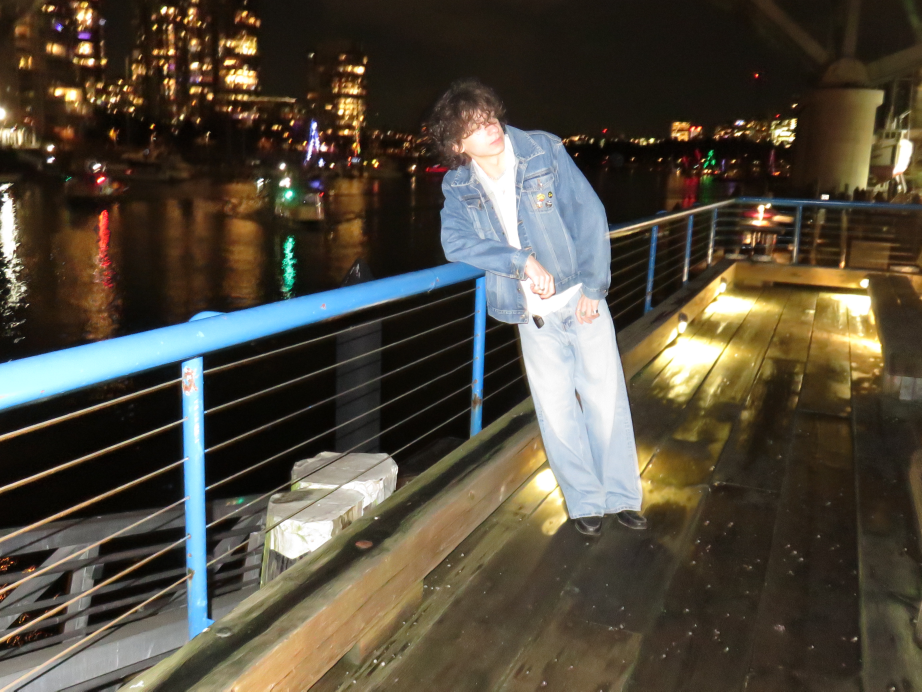
#> input picture samples/sample1.JPG, 4608 x 3456 px (shown at 1/5 size)
$ python fitpicify.py samples/sample1.JPG out.png
#> lines starting #> are read from the running program, lines starting #| are printed output that depends on the picture
import cv2
import numpy as np
from PIL import Image, ImageEnhance
import argparse
import os

"""adjusts exposure using a lookup table and a power function by the factor of 1.3"""
def adjust_exposure(image, factor = 1.3):
    table = np.array([(i / 255.0) ** factor * 255 for i in range(256)]).astype("uint8")
    return cv2.LUT(image, table)

"""adjusts brightness using the ImageEnhance module by the factor of 0.7"""
def adjust_brightness(image, factor=0.7):
    pil_image = Image.fromarray(cv2.cvtColor(image, cv2.COLOR_BGR2RGB))
    enhancer = ImageEnhance.Brightness(pil_image)
    enhanced = enhancer.enhance(factor)
    return cv2.cvtColor(np.array(enhanced), cv2.COLOR_RGB2BGR)

"""dynamically adjusts temperature over the kelvin table by default kelvin of 6500"""
def adjust_temperature(image, kelvin=6500):
    kelvin_table = {
        1000: (255, 56, 0), 2000: (255, 138, 18), 3000: (255, 180, 107),
        4000: (255, 209, 163), 5000: (255, 228, 206), 6500: (255, 249, 253),
        7500: (245, 243, 255), 10000: (235, 235, 255)
    }
    r, g, b = kelvin_table.get(kelvin, kelvin_table[6500])
    balance = np.array([b / 255.0, g / 255.0, r / 255.0])
    return np.clip(image * balance, 0, 255).astype(np.uint8)

"""adjusts contrast using the ImageEnhance module by the factor of 1.5"""
def adjust_contrast(image, factor=1.5):
    pil_image = Image.fromarray(cv2.cvtColor(image, cv2.COLOR_BGR2RGB))
    enhancer = ImageEnhance.Contrast(pil_image)
    enhanced = enhancer.enhance(factor)
    return cv2.cvtColor(np.array(enhanced), cv2.COLOR_RGB2BGR)

"""gets a unique filename by appending a counter to the base filename"""
def get_unique_filename(filename):
    base, ext = os.path.splitext(filename)
    counter = 1
    while os.path.exists(filename):
        filename = f"{base}_{counter}{ext}"
        counter += 1
    return filename

"""processes the image by adjusting exposure, brightness, temperature, and contrast"""
def process_image(image_path, output_path):

#> called with image_path = 'samples/sample1.JPG', output_path = 'out.png'
    outputs_folder = "outputs"
    if not os.path.exists(outputs_folder):
        os.makedirs(outputs_folder)

    output_path = os.path.join(outputs_folder, os.path.basename(output_path))
    output_path = get_unique_filename(output_path)

    image = cv2.imread(image_path)
#> image is the input picture: shape (3456, 4608, 3); mean B, G, R 61.4, 74.8, 82
    image = adjust_exposure(image)
#> in adjust_exposure, `return cv2.LUT(image, table)`:
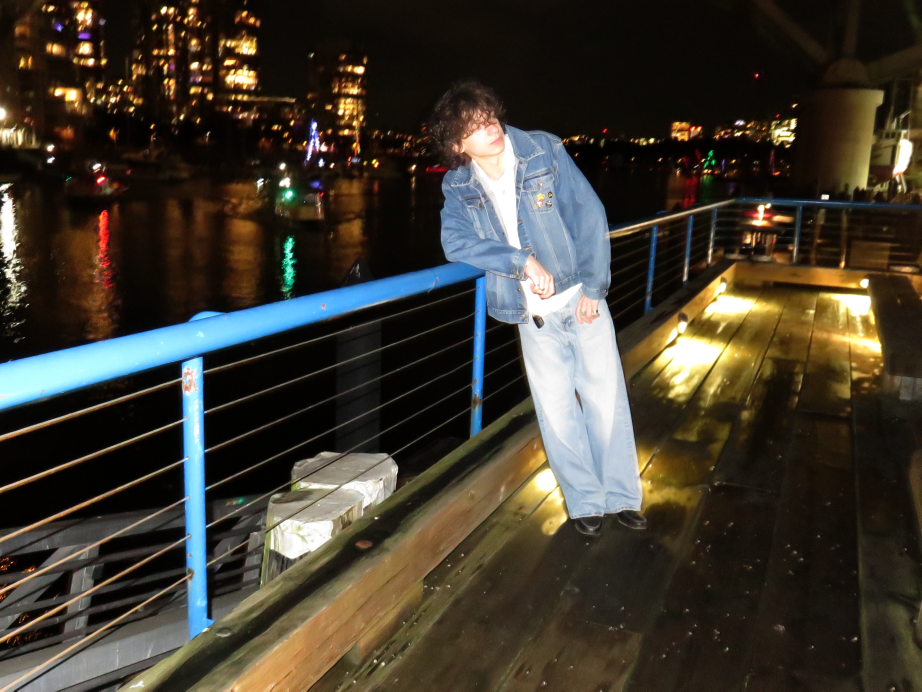
#> returned value: shape (3456, 4608, 3) (shown at 1/5 size); mean of channels 0, 1, 2 48.1, 58.8, 64.6; drawn as B, G, R
    image = adjust_brightness(image, factor=0.9)
#> in adjust_brightness, `enhanced = enhancer.enhance(factor)`:
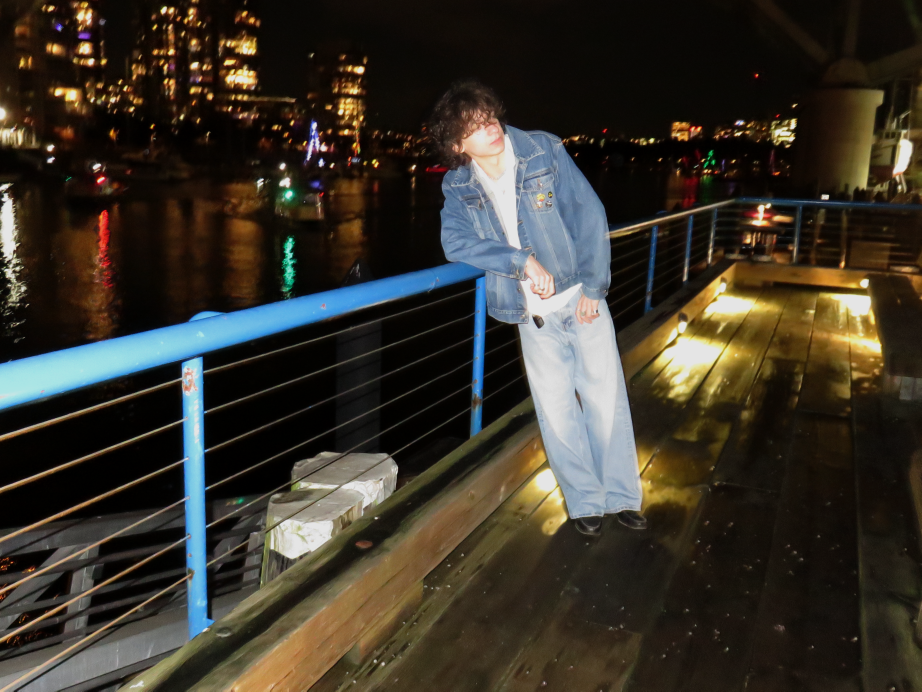
#> enhanced: PIL image 4608x3456 RGB (shown at 1/5 size); mean R, G, B 57.7, 52.5, 42.8
#> in adjust_brightness, `return cv2.cvtColor(np.array(enhanced), cv2.COLOR_RGB2BGR)`:
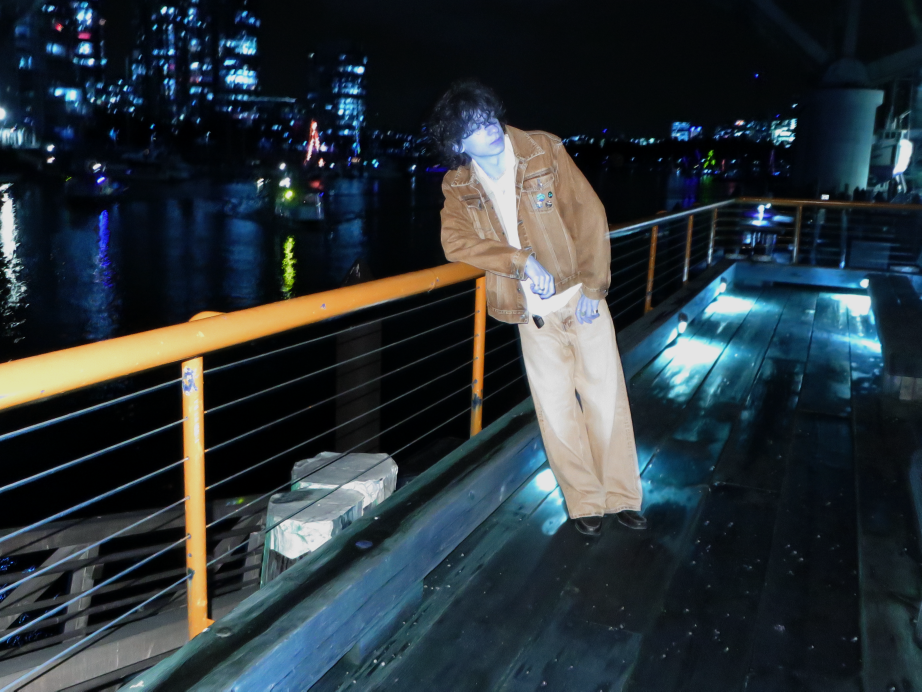
#> returned value: shape (3456, 4608, 3) (shown at 1/5 size); mean R, G, B 42.8, 52.5, 57.7
    image = adjust_temperature(image, kelvin=5000)
#> in adjust_temperature, `return np.clip(image * balance, 0, 255).astype(np.uint8)`:
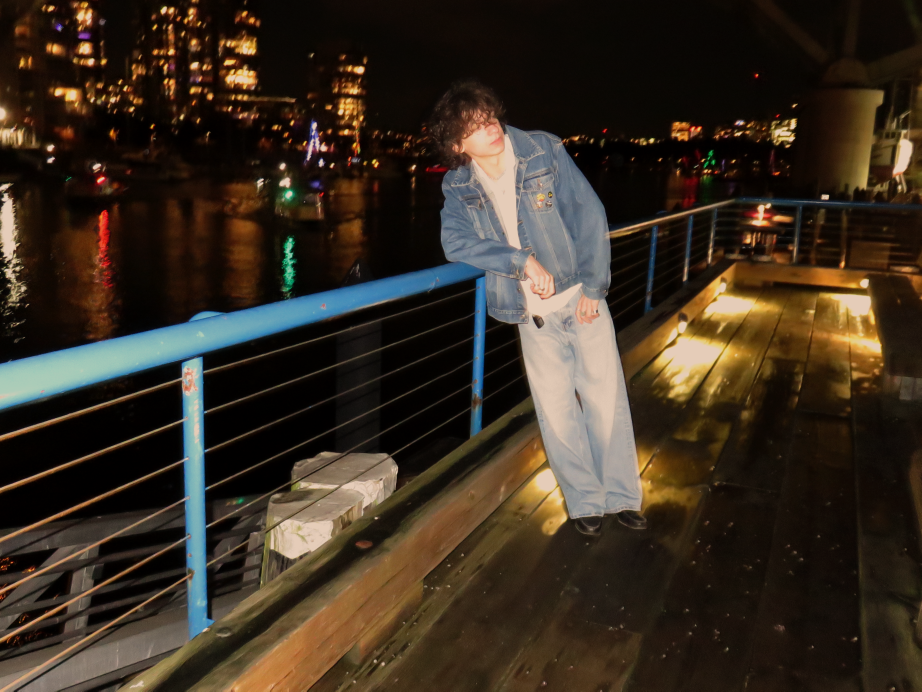
#> returned value: shape (3456, 4608, 3) (shown at 1/5 size); mean of channels 0, 1, 2 34.2, 46.4, 57.7; drawn as B, G, R
    image = adjust_contrast(image, factor=1.0)
    cv2.imwrite(output_path, image)

"""parse the input arguments and process the image"""
if __name__ == "__main__":
    parser = argparse.ArgumentParser(description="Auto-adjust image exposure, temperature, and contrast.")
    parser.add_argument("input", help="inputs/<your_image_here>.jpg")
    parser.add_argument("output", help="outputs/output.jpg")
    args = parser.parse_args()
    process_image(args.input, args.output)

$ run again, on samples/sample3.JPG
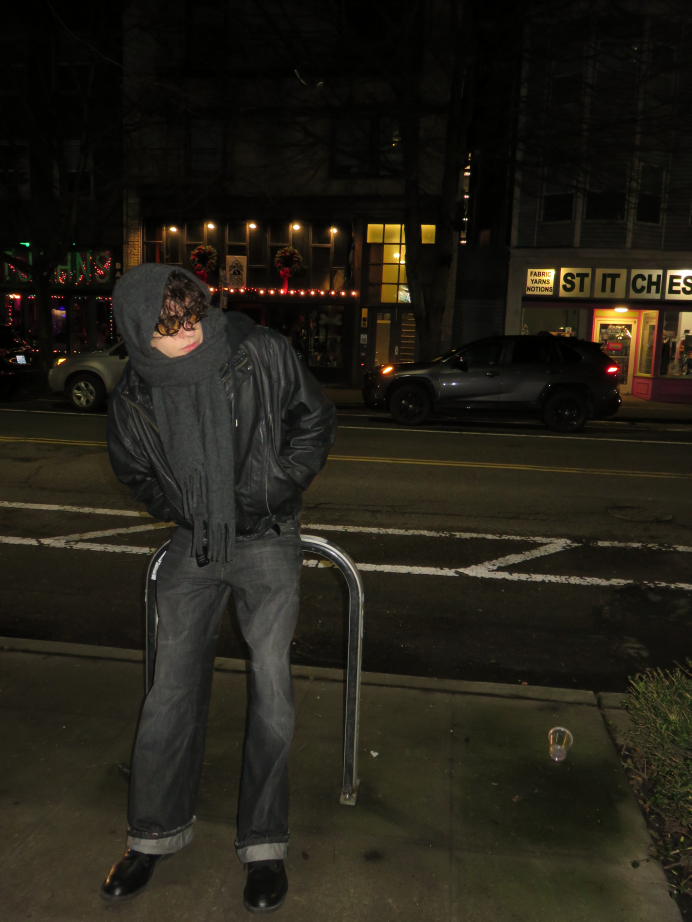
#> input picture samples/sample3.JPG, 3456 x 4608 px (shown at 1/5 size)
#> in process_image, image is the input picture: shape (4608, 3456, 3); mean B, G, R 22.4, 31.2, 34.5
#> in adjust_exposure, `return cv2.LUT(image, table)`:
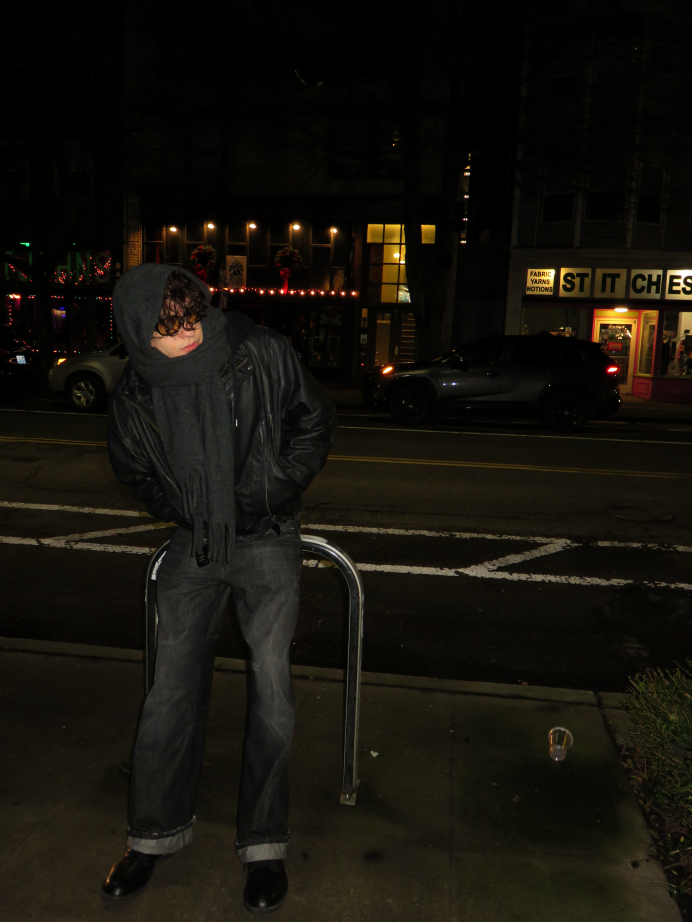
#> returned value: shape (4608, 3456, 3) (shown at 1/5 size); mean of channels 0, 1, 2 11.8, 18.1, 20.9; drawn as B, G, R
#> in adjust_brightness, `return cv2.cvtColor(np.array(enhanced), cv2.COLOR_RGB2BGR)`:
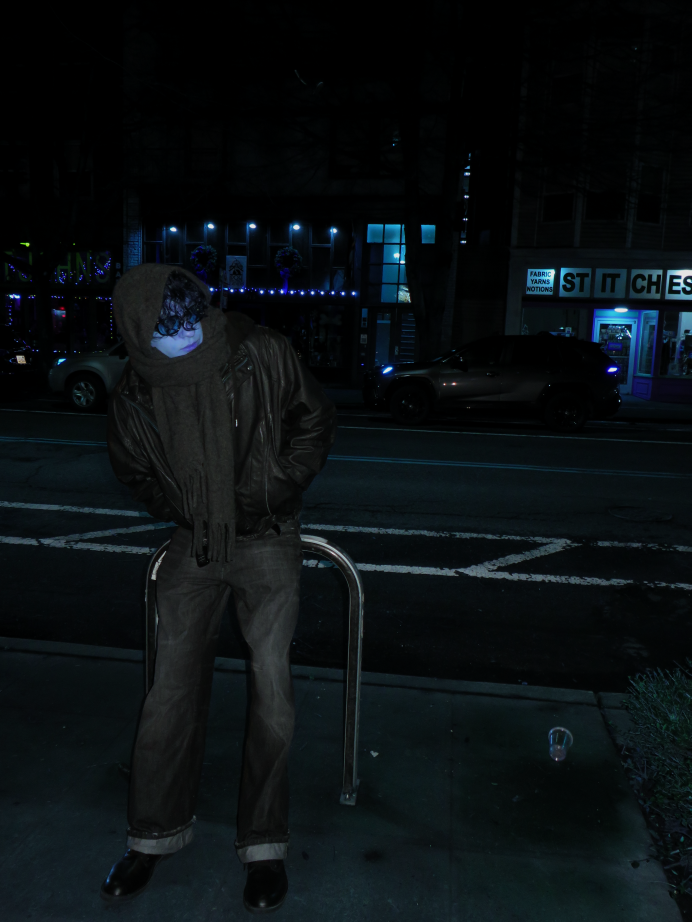
#> returned value: shape (4608, 3456, 3) (shown at 1/5 size); mean R, G, B 10.2, 15.8, 18.3
